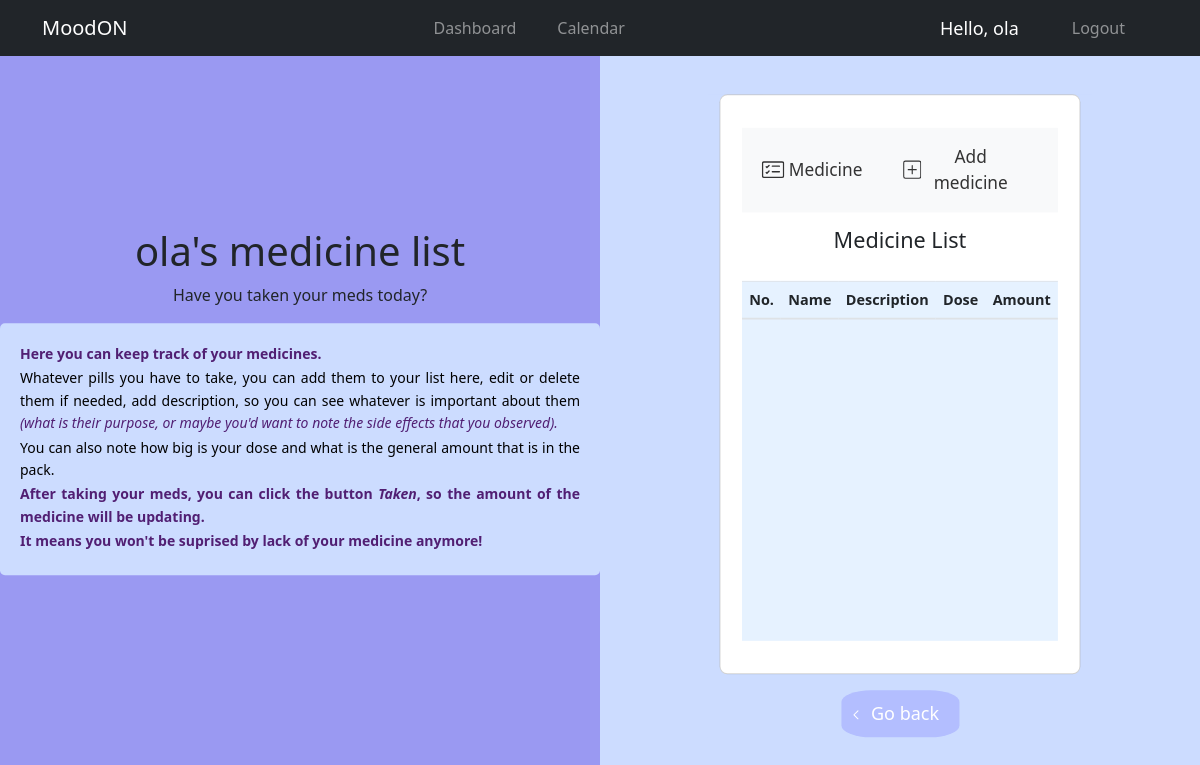
Page /meds-tracking/ (signed in) on the earlier database version.
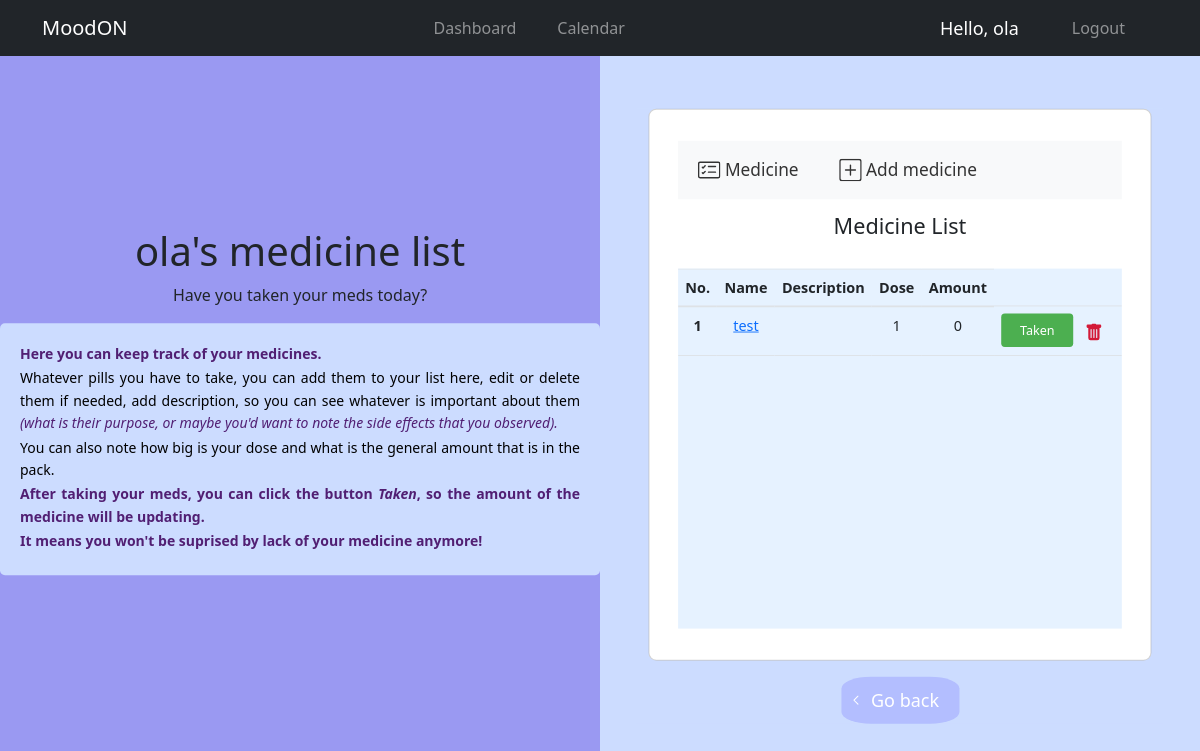
Same page on the later database version.
### mood_tracker/models.py (models this page shows, shortened)
class Medicine(models.Model):
    user = models.ForeignKey(User, on_delete=models.CASCADE, default=1)
    name = models.CharField(max_length=100)
    description = models.TextField(null=True, blank=True)
    amount = models.PositiveIntegerField(default=1)
    dose = models.PositiveIntegerField(default=1)
    reminders = models.ManyToManyField('MedsReminders')

### mood_tracker/views.py (the view)
# urls.py: path('meds-tracking/', views.info_meds, name='info_meds'),
def info_meds(request):
    meds = Medicine.objects.filter(user=request.user)
    return render(request, 'meds/meds_information.html', {'meds': meds})

### mood_tracker/templates/meds/meds_information.html (shortened to what the changed rows need)
{% extends 'main/main.html' %}
{% load static %}
{% block content %}
<head>
    <link href="https://cdn.jsdelivr.net/npm/bootstrap@5.2.2/dist/css/bootstrap.min.css" rel="stylesheet">
</head>
<div class="split left">
    <div class="centered">
        <div class="title">
            <h1>{{ request.user.username }}'s medicine list</h1>
        </div>
    </div>
</div>
<div class="split right">
    <div class="centered">
        <section style="background-color: #ccdcff;">
            <div class="container">
                <div class="row d-flex justify-content-center align-items-center h-100">
                    <div class="col-12">
                        <div class="card rounded-3">
                            <div class="card-body p-1">
                                <div class="inside">
                                    <table class="table mb-4">
                                        <thead>
                                        <tr>
                                            <th scope="col">No.</th>
                                            <th scope="col">Name</th>
                                            <th scope="col">Description</th>
                                            <th scope="col">Dose</th>
                                            <th scope="col">Amount</th>
                                        </tr>
                                        </thead>
                                        {% for medicine in meds %}
                                        <tbody>
                                            <tr>
                                                <th scope="row">{{ forloop.counter }}</th>
                                                <td>
                                                    {% if medicine.is_finished %}
                                                    <del>
                                                        <a href="{% url 'meds_update' medicine.id %}">
                                                            {{ medicine.name }}
                                                        </a>
                                                    </del>
                                                    {% else %}
                                                    <a href="{% url 'meds_update' medicine.id %}"> {{ medicine.name }}</a>
                                                </td>
                                                <td>{{ medicine.description }}</td>
                                                <td>{{ medicine.dose }}</td>
                                                <td>{{ medicine.amount }}</td>
                                                <td>
                                                    <form action="{% url 'mark_taken' medicine.id %}" method="post">
                                                        <button type="submit" class="mark-taken-button">Taken</button>
                                                    </form>
                                                </td>
                                                <td>
                                                    <form action="{% url 'meds_delete' medicine.id %}" method="post" style="display: inline">
                                                        <button type="submit" class="btn" onclick="return confirm('are you sure?')">
                                                        </button>
                                                    </form>
                                                </td>
                                            </tr>
                                        </tbody>
                                        {% endif %}
                                        {% endfor %}
                                    </table>
                                </div>
                            </div>
                        </div>
                    </div>
                </div>
            </div>
        </section>
    </div>
</div>
{% endblock %}

Differences in the rows shown:
added Medicine: name "test", dose "1", amount "0"
